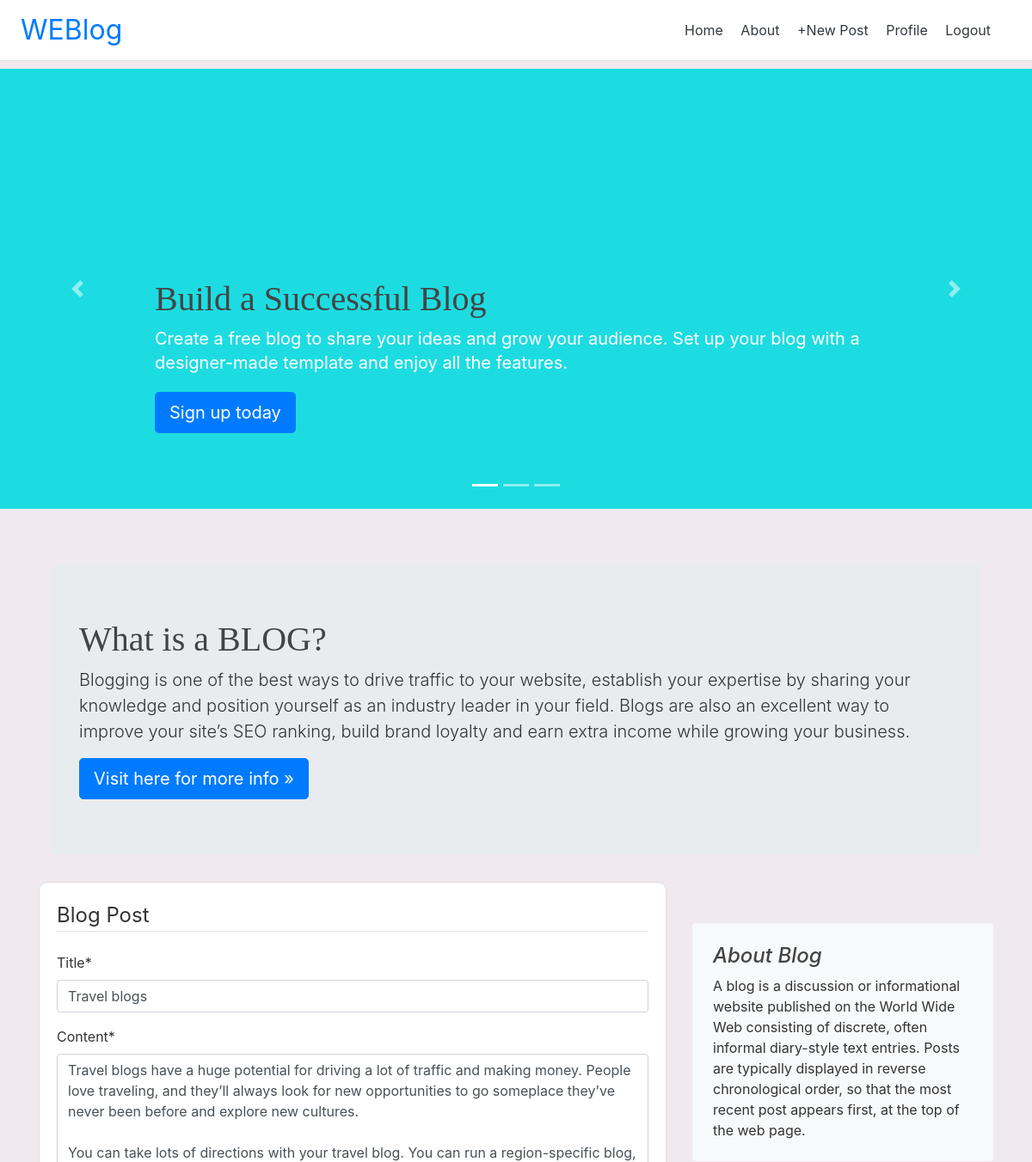
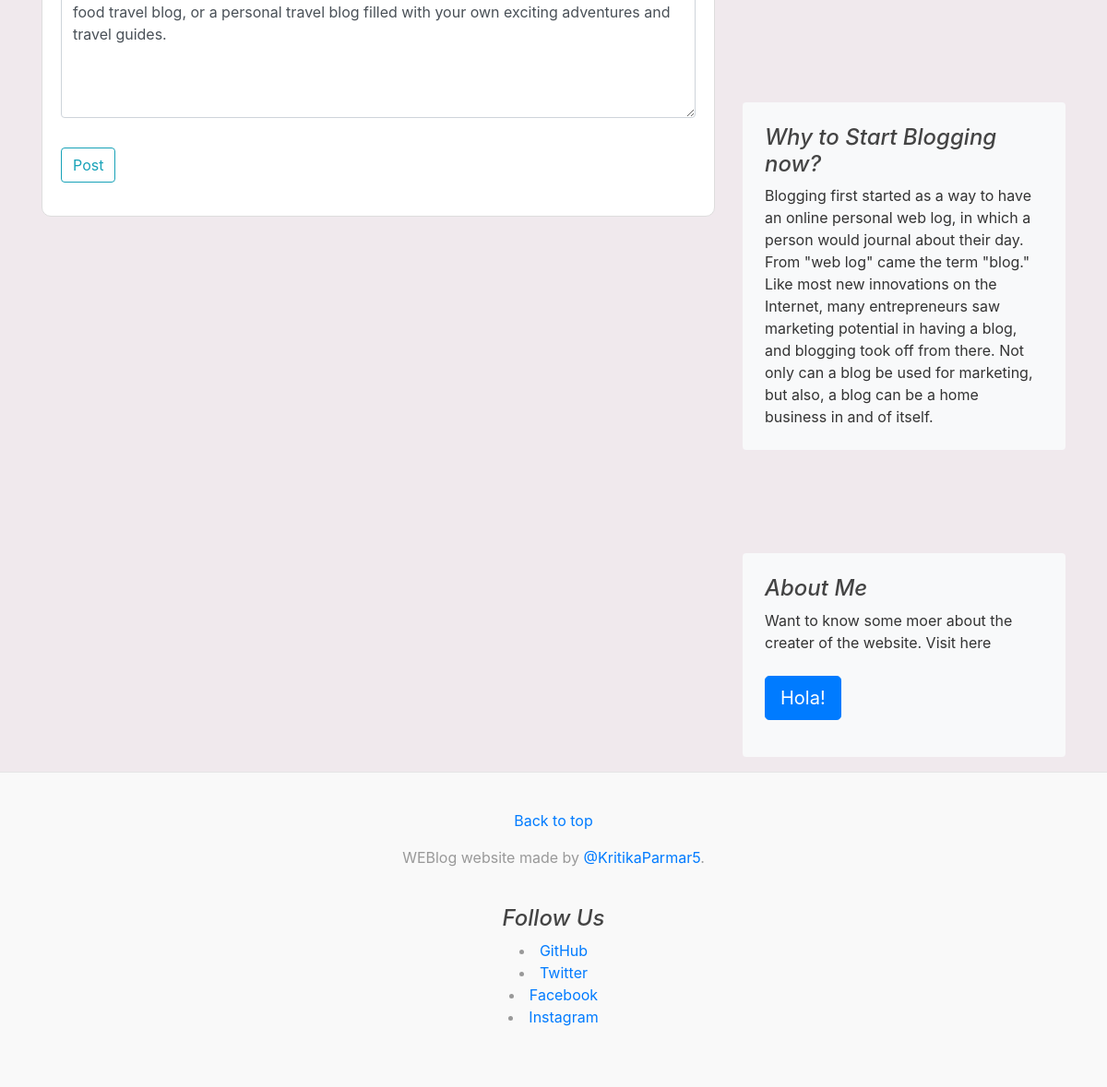
/blogs/blogpost/1/update (signed in), run on the app's committed database (2 pictures, top to bottom).
### blogapp/models.py (models this page shows, shortened)
class BlogPost(models.Model):
    title = models.CharField(max_length=100)
    content = models.TextField()
    date_posted = models.DateTimeField(default=timezone.now)
    author = models.ForeignKey(User, on_delete=models.CASCADE)

### blogapp/views.py (the view, shortened to what this page needs)
# urls.py: path('blogpost/<int:pk>/update', PostUpdateView.as_view(), name='post-update'),
class PostUpdateView(LoginRequiredMixin, UserPassesTestMixin, UpdateView):
    model = BlogPost
    fields = ['title', 'content']
    def test_func(self):
        post = self.get_object()
        if self.request.user == post.author:
            return True
        return False

### blogapp/templates/blogapp/blogpost_form.html (shortened to what this page needs)
{% extends "blogapp/base.html" %}
{% load crispy_forms_tags %}
{% block content %}
    <div class="content-section">
        <form method="POST">
            <fieldset class="form-group">
                <legend class="border-bottom mb-4">Blog Post</legend>
                {{ form|crispy }}
            </fieldset>
            <div class="form-group">
                <button class="btn btn-outline-info" type="submit">Post</button>
            </div>
        </form>
    </div>
{% endblock content %}

### blogapp/static/blogapp/style.css (style rules this page uses)
body { background: #f0e9ed; color: #333333; margin-top: 5rem; }
.content-section { background: #ffffff; padding: 20px 20px; border: 1px solid #dddddd; border-radius: 10px; margin-bottom: 20px; }

### data on the page
BlogPost: title "Travel blogs", content "Travel blogs have a huge potential for driving a lot of traffic and making money. People love traveling, and they’ll always look for new opportunities to go someplace they’ve never been before and explore new cultures. You can take lots of directions with your travel blog. You can run a region-specific blog, food travel blog, or a personal travel blog filled with your own exciting adventures and travel guides."
